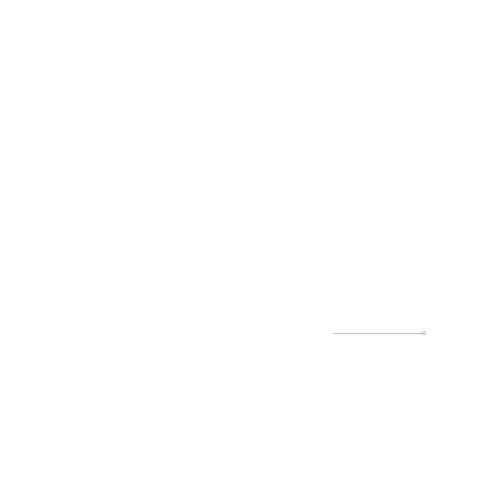
Frame 1 (no input)
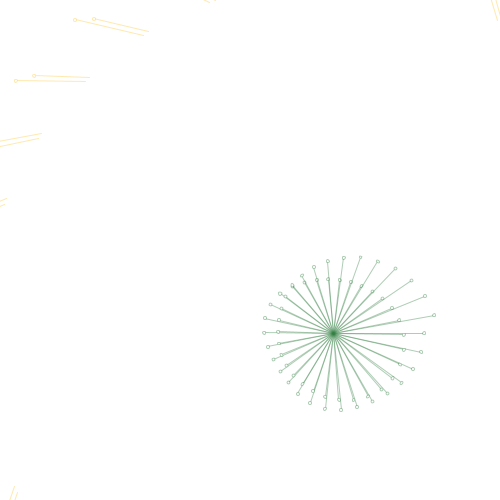
Frame 60 (the mouse pressed at the canvas centre just before this capture)
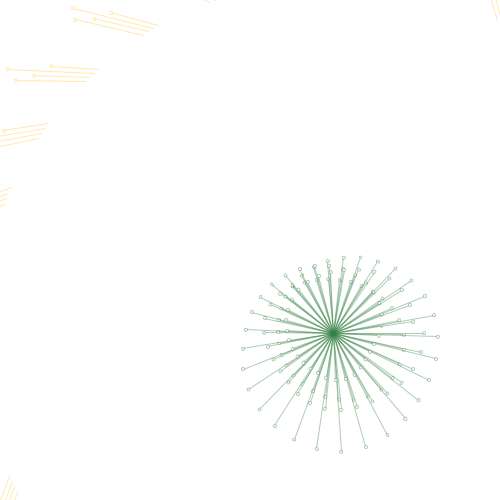
Frame 120 (the mouse held since frame 60 and released just before this capture)

The Processing sketch that drew these frames (run headless with seeded random() and noise(); from frame 60 on, the mouse is pressed at the canvas centre):

// Processing sketch: processing_5082
// ── processing_5082.pde

/*

Fun with random numbers
September 2009
mcnabbulator@hotmail.com

*/
float turn = 0;
float turn2 = 0;
float turn3 = 0;
float noiseNum = 0;

void setup() {
  size(500,500);
  background(255);
  smooth();
  
  //noiseSeed(1);
};

void draw() {
  translate(width/1.5,height/1.5);
  rotate(turn);
  
  //float end = random(0,150);
  float end = noise(noiseNum) * 150;
  noiseNum = noiseNum + 0.01;
  
  stroke(50,128,66,100);
  line(0,0,end,0);
  ellipse(end,0,3,3);
  
  turn = turn + 0.01;


  translate(width/2,height/2);
  rotate(turn2);
  
  //float end = random(0,150);
  float end2 = noise(noiseNum) * 150;
  noiseNum = noiseNum + 0.01;
  
  stroke(255,200,50,100);
  line(0,0,end2,0);
  ellipse(end2,0,3,3);
  
  turn = turn + 0.1;
  
  translate(175,175);
  rotate(turn3);
  
  float end3 = random(0,150);
  //float end3 = noise(noiseNum) * 150;
  noiseNum = noiseNum + 0.01;
  
  stroke(170,0,50,100);
  line(0,0,end3,0);
  ellipse(end3,0,3,3);
  
  turn = turn + 0.1;
};
